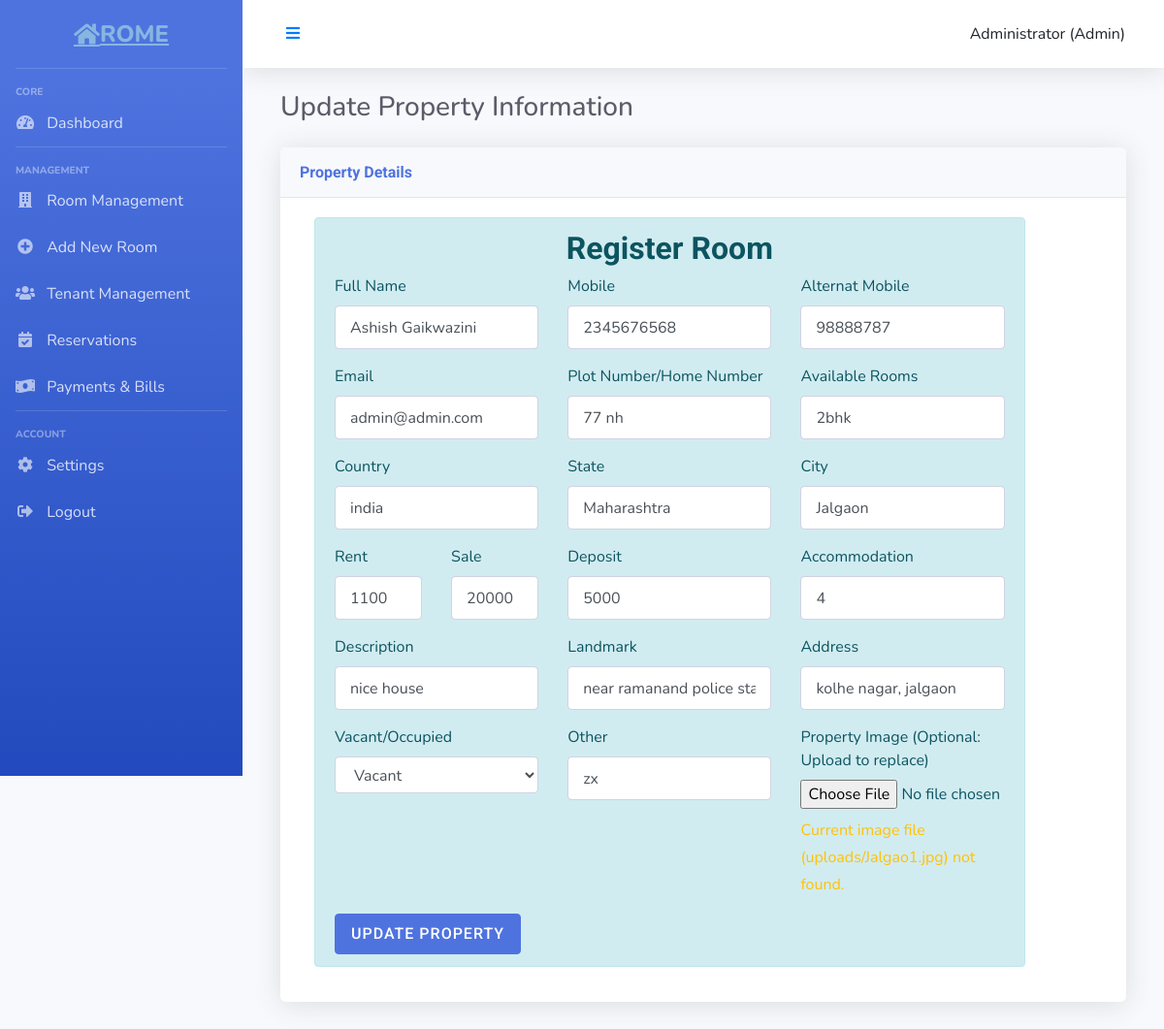
Page /app/update.php?id=13&act=indi (signed in) on the earlier database version.
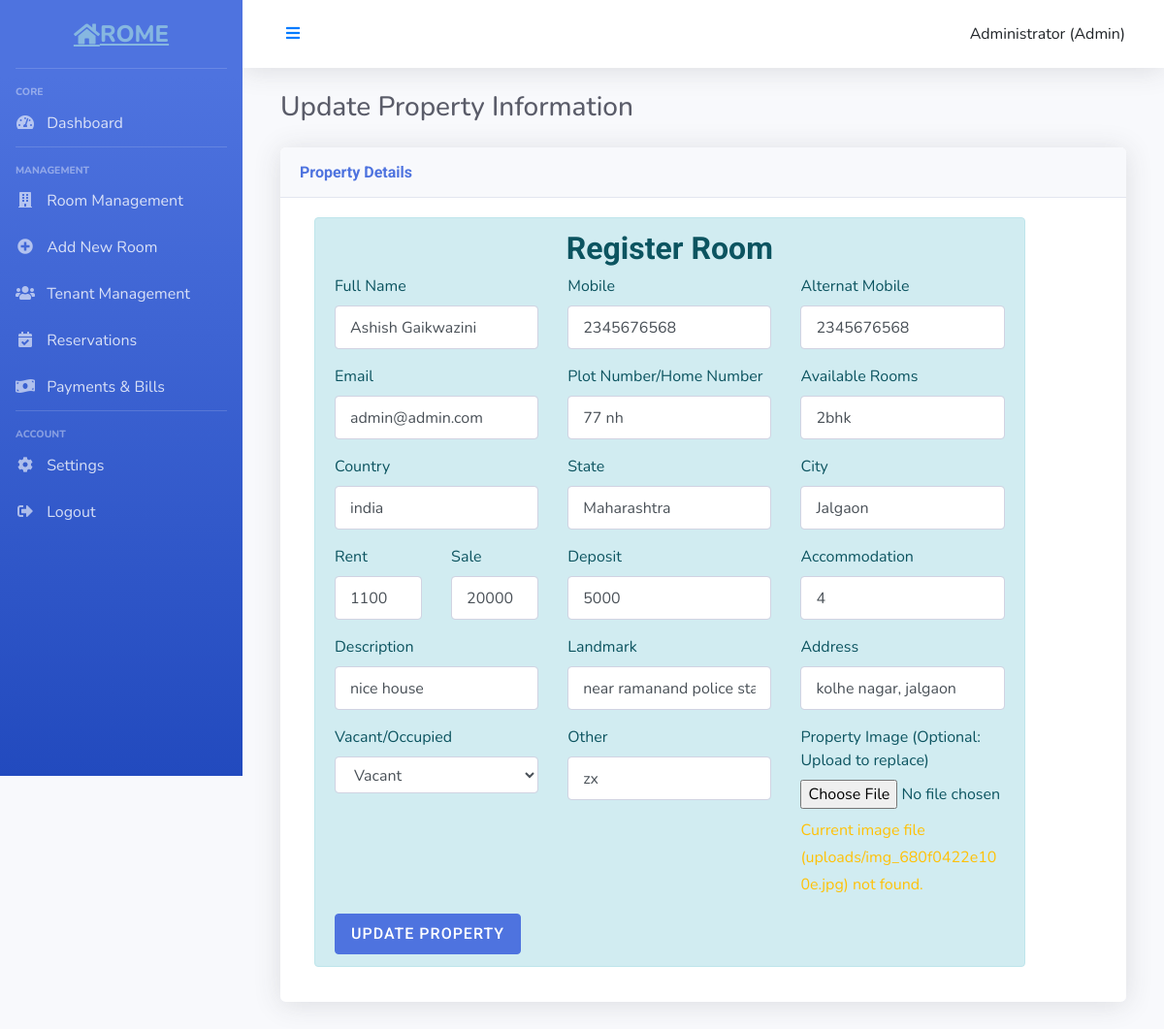
Same page on the later database version.
### tables this page shows
CREATE TABLE `room_rental_registrations` (
  `id` int(10) UNSIGNED NOT NULL,
  `fullname` varchar(191) NOT NULL,
  `mobile` varchar(191) NOT NULL,
  `alternat_mobile` varchar(191) NOT NULL,
  `email` varchar(191) NOT NULL,
  `country` varchar(191) NOT NULL,
  `state` varchar(191) NOT NULL,
  `city` varchar(191) NOT NULL,
  `landmark` varchar(191) NOT NULL,
  `rent` varchar(191) NOT NULL,
  `sale` varchar(190) DEFAULT NULL,
  `deposit` varchar(191) NOT NULL,
  `plot_number` varchar(191) NOT NULL,
  `rooms` varchar(100) DEFAULT NULL,
  `address` varchar(191) NOT NULL,
  `accommodation` varchar(191) NOT NULL,
  `description` varchar(191) NOT NULL,
  `image` longtext DEFAULT NULL,
  `open_for_sharing` varchar(191) DEFAULT NULL,
  `other` varchar(191) DEFAULT NULL,
  `vacant` int(1) NOT NULL DEFAULT 1,
  `created_at` timestamp NULL DEFAULT current_timestamp(),
  `updated_at` timestamp NULL DEFAULT current_timestamp(),
  `user_id` int(10) DEFAULT NULL
);

### app/partials/edit/individaul.php (the view, shortened to what the changed rows need)
<div class="col-md-11 col-xs-12 col-sm-12">
	<div class="alert alert-info" role="alert">
		<h2 class="text-center">Register Room</h2>
		<form action="" method="POST" enctype="multipart/form-data">
  	 <div class="row">
  	 	<div class="col-md-4">
	  	  <div class="form-group">
		    <label for="fullname">Full Name</label>
		    <input type="text" class="form-control" id="fullname" placeholder="Full Name" name="fullname" value="<?php echo $data['fullname']?$data['fullname']:''; ?>" required>
		  </div>
		 </div>
		<div class="col-md-4">
		  <div class="form-group">
		    <label for="mobile">Mobile</label>
		    <input type="text" class="form-control" id="mobile" placeholder="Mobile" name="mobile" value="<?php echo $data['mobile']?$data['mobile']:''; ?>" required>
		  </div>
		 </div>
		<div class="col-md-4">
		  <div class="form-group">
		    <label for="alternat_mobile">Alternat Mobile</label>
		    <input type="text" class="form-control" id="alternat_mobile" placeholder="Alternat Mobile" name="alternat_mobile" value="<?php echo $data['alternat_mobile']?$data['alternat_mobile']:''; ?>">
		  </div>
		</div>
	</div>
	<div class="row">
  	 	<div class="col-md-4">
		  <div class="form-group">
		    <label for="email">Email</label>
		    <input type="email" class="form-control" id="email" placeholder="Email" name="email" value="<?php echo $data['email']?$data['email']:''; ?>" required>
		  </div>
		 </div>
		 <div class="col-md-4">
		  <div class="form-group">
		    <label for="plot_number">Plot Number/Home Number</label>
		    <input type="text" class="form-control" id="plot_number" placeholder="Plot Number/Home Number" name="plot_number" value="<?php echo $data['plot_number']?$data['plot_number']:''; ?>" required>
		  </div>
		 </div>
		 <div class="col-md-4">
		  <div class="form-group">
		    <label for="rooms">Available Rooms</label>
		    <input type="text" class="form-control" id="rooms" placeholder="1BHK/2BHK/3BHK/1RK" name="rooms" value="<?php echo $data['rooms']?$data['rooms']:''; ?>" required>
		  </div>
		 </div>
	</div>
	<div class="row">
		<div class="col-md-4">
	  <div class="form-group">
	    <label for="country">Country</label>
	    <input type="country" class="form-control" id="country" placeholder="Country" name="country" value="<?php echo $data['country']?$data['country']:''; ?>" required>
	  </div>
	  </div>
	  <div class="col-md-4">
	  <div class="form-group">
	    <label for="state">State</label>
	    <input type="state" class="form-control" id="state" placeholder="State" name="state" value="<?php echo $data['state']?$data['state']:''; ?>" required>
	  </div>
	  </div>
	  <div class="col-md-4">
	  <div class="form-group">
	    <label for="city">City</label>
	    <input type="city" class="form-control" id="city" placeholder="City" name="city" value="<?php echo $data['city']?$data['city']:''; ?>" required>
	  </div>
	  </div>
	 </div>
	 <div class="row">
	 	<div class="col-md-2">
	 <div class="form-group">
	    <label for="rent">Rent</label>
	    <input type="rent" class="form-control" id="rent" placeholder="Rent" name="rent" value="<?php echo $data['rent']?$data['rent']:''; ?>" required>
	  </div>
	  </div>
	  <div class="col-md-2">
	 <div class="form-group">
	    <label for="sale">Sale</label>
	    <input type="sale" class="form-control" id="sale" placeholder="Sale" name="sale" value="<?php echo $data['sale']?$data['sale']:''; ?>">
	  </div>
	  </div>
	  <div class="col-md-4">
	  <div class="form-group">
	    <label for="deposit">Deposit</label>
	    <input type="deposit" class="form-control" id="deposit" placeholder="Deposit" name="deposit" value="<?php echo $data['deposit']?$data['deposit']:''; ?>" required>
	  </div>
	  </div>
	  <div class="col-md-4">
	  <div class="form-group">
	    <label for="accommodation">Accommodation</label>
	    <input type="accommodation" class="form-control" id="accommodation" placeholder="Accommodation" name="accommodation" value="<?php echo $data['accommodation']?$data['accommodation']:''; ?>" required>
	  </div>
	  </div>
	  </div>
	   <div class="row">
	 	<div class="col-md-4">
	  <div class="form-group">
	    <label for="description">Description</label>
	    <input type="description" class="form-control" id="description" placeholder="Description" name="description" value="<?php echo $data['description']?$data['description']:''; ?>" required>
	  </div>
	   </div>
	  <div class="col-md-4">
	  <div class="form-group">
	    <label for="landmark">Landmark</label>
	    <input type="landmark" class="form-control" id="landmark" placeholder="landmark" name="landmark" value="<?php echo $data['landmark']?$data['landmark']:''; ?>" required>
	  </div>
	   </div>
	  <div class="col-md-4">
	  <div class="form-group">
	    <label for="address">Address</label>
	    <input type="address" class="form-control" id="address" placeholder="Address" name="address" value="<?php echo $data['address']?$data['address']:''; ?>" required>
	  </div>
	   </div>
	    </div>
	   <div class="row">
	   	<div class="col-4">
	 		 <div class="form-group">
			    <label for="vacant">Vacant/Occupied</label>
			    <select class="form-control" id="vacant" name="vacant">
			      <option value="1" <?php if($data['vacant'] == '1'){echo 'selected';}?>>Vacant</option>
			    </select>
			  </div>
	 	</div>
	 	<div class="col-md-4">
	  <div class="form-group">
	    <label for="other">Other</label>
	    <input type="other" class="form-control" id="other" placeholder="Other" name="other" value="<?php echo $data['other']?$data['other']:''; ?>" required>
	  </div>
	  </div>
	  <div class="col-md-4">
	  <div class="form-group">
			<label for="image">Property Image (Optional: Upload to replace)</label>
			<input type="file" class="form-control-file" id="image" name="image" accept="image/*">
			<?php
				$uploads_dir = '../uploads/';
				if (!empty($data['image'])):
					$image_filename = htmlspecialchars($data['image']);
					$image_path = $uploads_dir . $image_filename;
					if (file_exists($image_path)):
			?>
				<p class="mt-2 mb-0">Current Image:</p>
				<img src="<?php echo $image_path; ?>" alt="Current Property Image" style="max-width: 100px; max-height: 100px; border: 1px solid #ddd; padding: 2px;">
				<input type="hidden" name="current_image" value="<?php echo $image_filename; ?>">
			<?php else: ?>
				<p class="mt-2 mb-0 text-warning">Current image file (<?php echo $image_filename; ?>) not found.</p>
			<?php endif; ?>
			<?php else: ?>
				<p class="mt-2 mb-0 text-muted">No current image.</p>
				<input type="hidden" name="current_image" value="">
			<?php endif; ?>
		</div>
	  </div>
	  </div>
	  <button type="submit" class="btn btn-primary" name='register_individuals' value="register_individuals">Update Property</button>
	</form>
	</div>
	</div>

Differences in the rows shown:
changed room_rental_registrations "Ashish Gaikwazini": alternat_mobile "98888787" → "2345676568"; image "uploads/Jalgao1.jpg" → "uploads/img_680f0422e100e.jpg"
